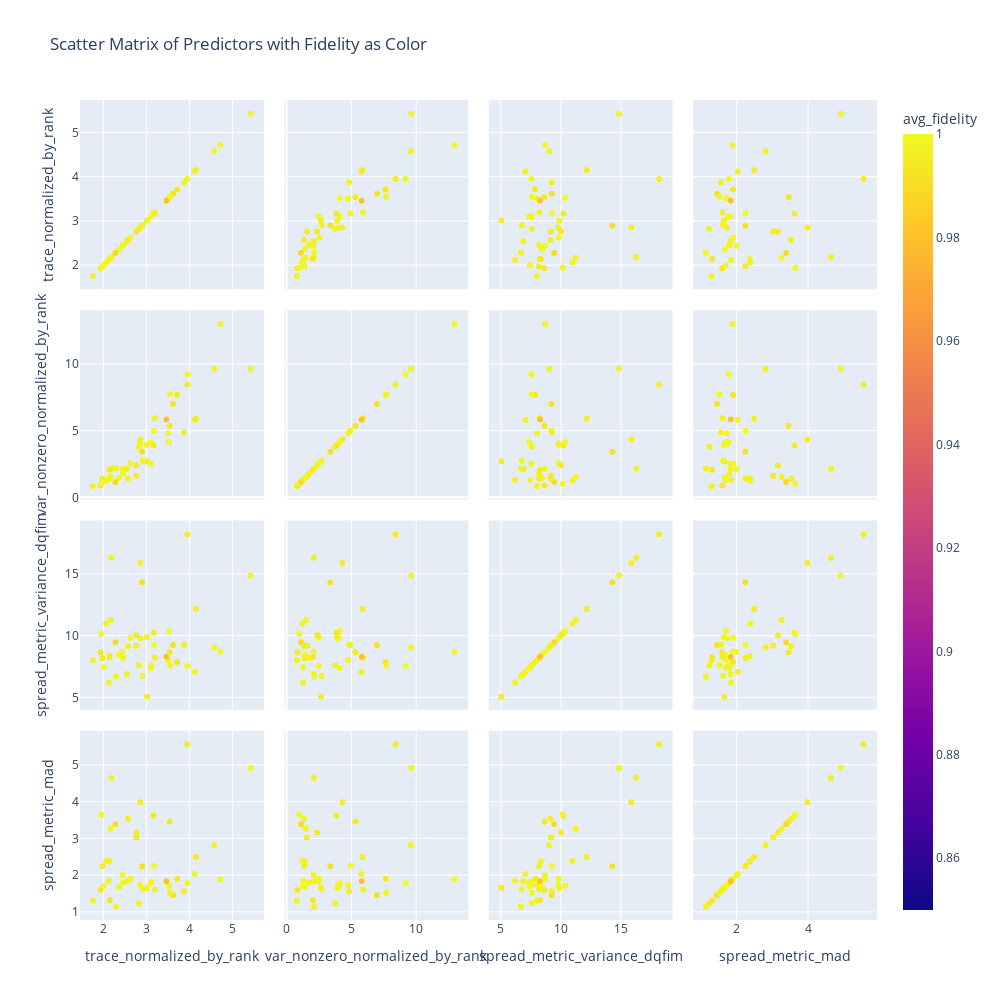

Notebook source saved alongside this figure:
### Code cell
import plotly.express as px
predictor_metrics = [
    # 'error',
    'trace_normalized_by_rank',
    
    'var_nonzero_normalized_by_rank',
    
    'spread_metric_variance_dqfim',
    'spread_metric_mad',

    # "spread_metric_mad_dqfim"

    # 'spread_metric_variance_dqfim',
    # "abbas_deff_raw_dqfim"
]
metrics_to_visualize = [
    "test_key",
    "error",
    'avg_fidelity',
    'fidelity_std',
  
    'trace_normalized_by_rank',
    'var_nonzero_log',
    'spread_metric_mad',
    'spread_metric_variance',
    'spread_metric_variance_dqfim',
    "spread_metric_mad_dqfim",
    "abbas_deff_raw_dqfim",
    "var_nonzero_normalized_by_rank"
]

df_viz = df_merged_by_gate[metrics_to_visualize].dropna()

fig = px.scatter_matrix(
    df_viz,
    dimensions=predictor_metrics,
    color="avg_fidelity",        # Use fidelity as the color dimension
    hover_data=["test_key"],      # Show test_key on hover
    title="Scatter Matrix of Predictors with Fidelity as Color",
    range_color=[0.85, 1.0]  # Narrow color range to highlight differences near 1
)
fig.update_layout(width=1000, height=1000)
fig.show()

### Figure 1 — Plotly figure (JSON) as saved in the notebook; plotly's stock layout.template omitted (floating-point values rounded to 4 significant figures; data arrays with more than 128 entries replaced by an {"elided": "..."} marker saying what was removed)
{"data": [{"customdata": {"elided": "1440x1 str values"}, "dimensions": [{"axis": {"matches": true}, "label": "trace_normalized_by_rank", "values": {"elided": "1440 float values"}}, {"axis": {"matches": true}, "label": "var_nonzero_normalized_by_rank", "values": {"elided": "1440 float values"}}, {"axis": {"matches": true}, "label": "spread_metric_variance_dqfim", "values": {"elided": "1440 float values"}}, {"axis": {"matches": true}, "label": "spread_metric_mad", "values": {"elided": "1440 float values"}}], "hovertemplate": "%{xaxis.title.text}=%{x}<br>%{yaxis.title.text}=%{y}<br>test_key=%{customdata[0]}<br>avg_fidelity=%{marker.color}<extra></extra>", "legendgroup": "", "marker": {"color": {"elided": "1440 float values"}, "coloraxis": "coloraxis", "symbol": "circle"}, "name": "", "showlegend": false, "type": "splom"}], "layout": {"coloraxis": {"cmax": 1, "cmin": 0.85, "colorbar": {"title": {"text": "avg_fidelity"}}, "colorscale": [[0, "#0d0887"], [0.1111, "#46039f"], [0.2222, "#7201a8"], [0.3333, "#9c179e"], [0.4444, "#bd3786"], [0.5556, "#d8576b"], [0.6667, "#ed7953"], [0.7778, "#fb9f3a"], [0.8889, "#fdca26"], [1, "#f0f921"]]}, "dragmode": "select", "height": 1000, "legend": {"tracegroupgap": 0}, "title": {"text": "Scatter Matrix of Predictors with Fidelity as Color"}, "width": 1000}}
